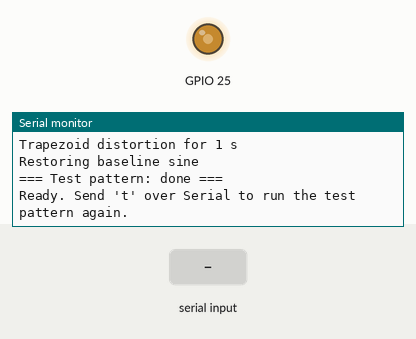
Simulated run of this sketch. Board: ESP32. Shown: output pins drawn as LEDs (lit = HIGH), the last lines printed to the serial monitor. Inputs (shaded band) come from the test bench. I2S audio is not simulated (input reads silence).

Above: at 10.4 s.
10.5 s: "s" received over Serial
At 19.1 s:
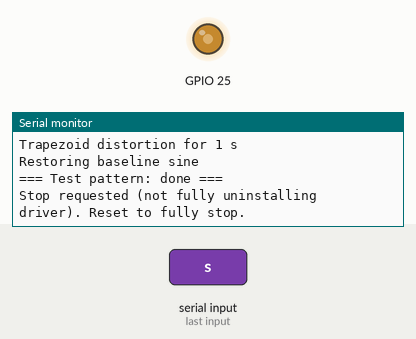
19.7 s: "r" received over Serial
At 27.9 s:
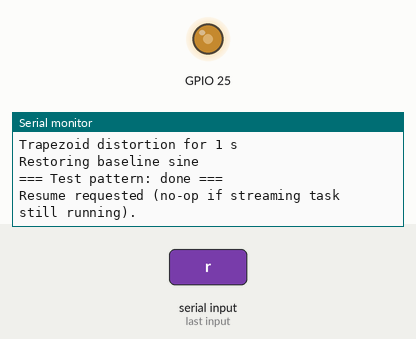

The sketch:

50hz_hyper2.ino
```cpp
// Pure-integer Bresenham-style phase stepping for ESP32 I2S->DAC
// - No per-sample float.
// - Frequency stored as integer micro-Hz (SCALE = 1'000'000).
// - Bresenham: step_numer/denom with remainder distributed by 'err' accumulator.
// - Integer linear interpolation using frac16 = (err * 65536) / denom.
// Measure on GPIO25 (DAC1). Serial 115200.

#include <Arduino.h>
#include <WiFi.h>
#include "driver/i2s.h"

#if defined(I2S_DAC_CHANNEL_BOTH_EN)
  #define HAVE_I2S_DAC_BOTH 1
#endif

// ---------------- CONFIG ----------------
const int BASE_FREQ_HZ       = 50;         // baseline output frequency
const int WAVETABLE_SIZE     = 200;        // table resolution for one cycle
const int I2S_SAMPLE_RATE    = 48000;      // fixed hardware sample rate
const int CHUNK_FRAMES       = 256;        // frames per i2s_write() (adjustable)
const int DAC_CHANNEL        = 1;          // 1 -> GPIO25 (DAC1)
const int CPU_FREQ_MHZ       = 240;
// ratio scale to represent frequency as integer micro-hertz (precision)
const uint32_t SCALE = 1000000u;           // 1e6 (microHz)
// -----------------------------------------

enum WaveformMode { WM_SINE = 0, WM_TRAPEZOID = 1 };

static int16_t wavetable[WAVETABLE_SIZE];                 // int16 table -32767..32767
static volatile float currentFreq = BASE_FREQ_HZ;         // Hz, updated by test runner
static volatile WaveformMode waveformMode = WM_SINE;

TaskHandle_t streamTask = NULL;

// build int16 sine table [-32767..+32767]
void buildWaveTable() {
  for (int i = 0; i < WAVETABLE_SIZE; ++i) {
    float f = sinf((2.0f * PI * (float)i) / (float)WAVETABLE_SIZE);
    int32_t s = (int32_t)roundf(f * 32767.0f);
    if (s > 32767) s = 32767;
    if (s < -32767) s = -32767;
    wavetable[i] = (int16_t)s;
  }
}

// integer trapezoid using integer phase components (cheap fallback)
static inline int16_t trapezoidFromPhaseIdxAndErr(uint32_t idx, uint64_t err, uint64_t denom) {
  // Compute fractional p = (idx + err/denom) / WAVETABLE_SIZE
  // We will compute p as double only inside this function since trapezoid is rare.
  double frac = ((double)idx + (double)err / (double)denom) / (double)WAVETABLE_SIZE; // 0..1
  double p = fmod(frac, 1.0);
  float out;
  if (p < 0.20f) {
    float t = p / 0.20f;
    out = -1.0f + 2.0f * t;
  } else if (p < 0.50f) {
    out = 1.0f;
  } else if (p < 0.70f) {
    float t = (p - 0.50f) / 0.20f;
    out = 1.0f - 2.0f * t;
  } else {
    out = -1.0f;
  }
  int32_t s = (int32_t)roundf(out * 32767.0f);
  return (int16_t)s;
}

// convert int16 waveform (-32767..32767) to 8-bit DAC word in high byte of 16-bit word
inline uint16_t waveToI2SWord_int16(int32_t v_signed16) {
  // map -32767..+32767 -> 0..255
  uint32_t u = (uint32_t)(v_signed16 + 32768); // 0..65535
  uint8_t dac8 = (uint8_t)(u >> 8); // top 8 bits
  return (uint16_t)(dac8 << 8);
}

// configure I2S once at fixed sample rate (kept same as original)
bool configureI2S_fixedRate() {
  i2s_driver_uninstall(I2S_NUM_0);

  i2s_config_t i2s_config = {
    .mode = (i2s_mode_t)(I2S_MODE_MASTER | I2S_MODE_TX | I2S_MODE_DAC_BUILT_IN),
    .sample_rate = I2S_SAMPLE_RATE,
    .bits_per_sample = I2S_BITS_PER_SAMPLE_16BIT,
    .channel_format = I2S_CHANNEL_FMT_RIGHT_LEFT,
    .communication_format = I2S_COMM_FORMAT_I2S_MSB,
    .intr_alloc_flags = ESP_INTR_FLAG_LEVEL1,
    .dma_buf_count = 4,
    .dma_buf_len = 512 / 2,
    .use_apll = false,
    .tx_desc_auto_clear = true
  };

  esp_err_t err = i2s_driver_install(I2S_NUM_0, &i2s_config, 0, NULL);
  if (err != ESP_OK) {
    Serial.print("i2s_driver_install failed: ");
    Serial.println((int)err);
    return false;
  }

  i2s_pin_config_t pin_config;
  memset(&pin_config, 0, sizeof(pin_config));
  i2s_set_pin(I2S_NUM_0, &pin_config);

  #ifdef HAVE_I2S_DAC_BOTH
    i2s_set_dac_mode(I2S_DAC_CHANNEL_BOTH_EN);
    Serial.println("i2s_set_dac_mode: BOTH");
  #else
    if (DAC_CHANNEL == 1) {
      i2s_set_dac_mode(I2S_DAC_CHANNEL_LEFT_EN);
      Serial.println("i2s_set_dac_mode: LEFT (DAC1)");
    } else {
      i2s_set_dac_mode(I2S_DAC_CHANNEL_RIGHT_EN);
      Serial.println("i2s_set_dac_mode: RIGHT (DAC2)");
    }
  #endif

  i2s_zero_dma_buffer(I2S_NUM_0);
  return true;
}

// streaming task: pure integer Bresenham stepping + integer interpolation
void i2s_stream_task(void *arg) {
  Serial.println("Stream task started (pure-integer Bresenham)");
  const size_t wordsPerFrame = 2; // L + R
  const size_t chunkWords = (size_t)CHUNK_FRAMES * wordsPerFrame;
  uint16_t *buf = (uint16_t*)malloc(chunkWords * sizeof(uint16_t));
  if (!buf) {
    Serial.println("Stream task: failed to allocate chunk buffer");
    vTaskDelete(NULL);
    return;
  }

  // Bresenham state:
  uint32_t phase_idx = 0;   // integer wavetable index [0 .. WAVETABLE_SIZE-1]
  uint64_t err = 0;         // remainder accumulator, < denom

  // denominator (constant): I2S_SAMPLE_RATE * SCALE
  const uint64_t denom = (uint64_t)I2S_SAMPLE_RATE * (uint64_t)SCALE;

  // per-chunk step parameters:
  uint64_t step_numer = (uint64_t)WAVETABLE_SIZE * (uint64_t)((uint64_t)BASE_FREQ_HZ * (uint64_t)SCALE); // initialize
  uint64_t q = 0;
  uint64_t rem = 0;

  while (1) {
    // snapshot freq and mode
    float freq_f = currentFreq;
    WaveformMode mode = waveformMode;

    // compute integer numerator step using micro-Hz scale (one division / chunk only)
    // step_numer = WAVETABLE_SIZE * freq_microHz
    uint64_t freq_micro = (uint64_t) ( (double)freq_f * (double)SCALE + 0.5 );
    step_numer = (uint64_t)WAVETABLE_SIZE * freq_micro;

    // compute quotient and remainder for Bresenham
    q = step_numer / denom;    // integer table index increment per sample
    rem = step_numer % denom;  // remainder to accumulate (err)

    // Safety: keep rem < denom, q can be 0 for low frequencies
    // Fill chunk
    for (int n = 0; n < CHUNK_FRAMES; ++n) {
      int32_t sample_int16;

      if (mode == WM_SINE) {
        // Bresenham index stepping
        phase_idx += (uint32_t)q;

        err += rem;
        if (err >= denom) {
          phase_idx++;
          err -= denom;
        }

        // wrap phase_idx
        if (phase_idx >= (uint32_t)WAVETABLE_SIZE) phase_idx %= (uint32_t)WAVETABLE_SIZE;

        // linear interpolation fraction derived from err:
        // compute frac16 = (err * 65536) / denom  (0..65535)
        uint32_t frac16 = (uint32_t)((__uint128_t)err * 65536u / denom); // use 128 for safety if available
        // get indices
        uint32_t i0 = phase_idx;
        uint32_t i1 = (i0 + 1 >= (uint32_t)WAVETABLE_SIZE) ? 0 : (i0 + 1);
        int32_t a = (int32_t)wavetable[i0];
        int32_t b = (int32_t)wavetable[i1];
        // interp = (a * (65536 - frac) + b * frac) >> 16
        int32_t interp = (int32_t)((((int64_t)a * (65536u - frac16)) + ((int64_t)b * frac16)) >> 16);
        sample_int16 = interp;
      } else {
        // trapezoid: we need a fractional p to place the trapezoid correctly
        // use current phase_idx and err to compute trapezoid function (function internally uses double)
        sample_int16 = (int32_t)trapezoidFromPhaseIdxAndErr(phase_idx, err, denom);

        // advance phase by q/rem same as sine (stay consistent)
        phase_idx += (uint32_t)q;
        err += rem;
        if (err >= denom) {
          phase_idx++;
          err -= denom;
        }
        if (phase_idx >= (uint32_t)WAVETABLE_SIZE) phase_idx %= (uint32_t)WAVETABLE_SIZE;
      }

      // convert to I2S word
      uint16_t word = waveToI2SWord_int16(sample_int16);
      buf[2*n + 0] = word; // left
      buf[2*n + 1] = word; // right
    }

    // write to I2S (blocks until DMA accepts)
    size_t bytesToWrite = chunkWords * sizeof(uint16_t);
    size_t bytesWritten = 0;
    esp_err_t err_write = i2s_write(I2S_NUM_0, (const char*)buf, bytesToWrite, &bytesWritten, portMAX_DELAY);
    if (err_write != ESP_OK) {
      Serial.print("i2s_write error: ");
      Serial.println((int)err_write);
      vTaskDelay(pdMS_TO_TICKS(50));
    } else if (bytesWritten != bytesToWrite) {
      Serial.print("Partial write: ");
      Serial.print(bytesWritten);
      Serial.print(" / ");
      Serial.println(bytesToWrite);
    }
    // continue producing chunks
  }

  free(buf);
  vTaskDelete(NULL);
}

// Run one test pattern (same as original)
void runTestPatternOnce() {
  Serial.println("=== Test pattern: start ===");
  // +1 Hz for 2s
  Serial.println("Drift +1 Hz for 2 s");
  waveformMode = WM_SINE;
  currentFreq = (float)BASE_FREQ_HZ + 1.0f;
  vTaskDelay(pdMS_TO_TICKS(2000));

  // -1 Hz for 2s
  Serial.println("Drift -1 Hz for 2 s");
  currentFreq = (float)BASE_FREQ_HZ - 1.0f;
  vTaskDelay(pdMS_TO_TICKS(2000));

  // baseline 1s
  Serial.println("Baseline for 1 s");
  currentFreq = (float)BASE_FREQ_HZ;
  vTaskDelay(pdMS_TO_TICKS(1000));

  // trapezoid 1s
  Serial.println("Trapezoid distortion for 1 s");
  waveformMode = WM_TRAPEZOID;
  currentFreq = (float)BASE_FREQ_HZ;
  vTaskDelay(pdMS_TO_TICKS(1000));

  // restore
  Serial.println("Restoring baseline sine");
  waveformMode = WM_SINE;
  currentFreq = (float)BASE_FREQ_HZ;
  Serial.println("=== Test pattern: done ===");
}

void setup() {
  Serial.begin(115200);
  delay(10);
  Serial.println("\nESP32 I2S->DAC pure-integer Bresenham");

  Serial.println("Sanity: dacWrite midscale for 200 ms on GPIO25");
  dacWrite(25, 127);
  delay(200);

  setCpuFrequencyMhz(CPU_FREQ_MHZ);

  WiFi.disconnect(true);
  WiFi.mode(WIFI_OFF);
  delay(10);

  buildWaveTable();

  if (!configureI2S_fixedRate()) {
    Serial.println("I2S configuration failed. Abort.");
    while (1) delay(1000);
  }

  BaseType_t t = xTaskCreatePinnedToCore(i2s_stream_task, "i2s_stream", 8192, NULL, 5, &streamTask, 1);
  if (t != pdPASS) {
    Serial.println("Failed to create stream task. Abort.");
    while (1) delay(1000);
  }

  Serial.print("I2S sample rate: "); Serial.println(I2S_SAMPLE_RATE);
  Serial.print("Wavetable size: "); Serial.println(WAVETABLE_SIZE);
  Serial.print("Chunk frames: "); Serial.println(CHUNK_FRAMES);
  Serial.println("Streaming baseline. Test pattern will run automatically in 3 s.");
  vTaskDelay(pdMS_TO_TICKS(3000));

  runTestPatternOnce();

  Serial.println("Ready. Send 't' over Serial to run the test pattern again.");
}

void loop() {
  if (Serial.available()) {
    char c = Serial.read();
    if (c == 't' || c == 'T') {
      runTestPatternOnce();
    } else if (c == 's') {
      Serial.println("Stop requested (not fully uninstalling driver). Reset to fully stop.");
    } else if (c == 'r') {
      Serial.println("Resume requested (no-op if streaming task still running).");
    }
  }
  // keep the test repeating occasionally as you had
  vTaskDelay(pdMS_TO_TICKS(3000));
  runTestPatternOnce();
  vTaskDelay(pdMS_TO_TICKS(50));
}
```

Measured:
- after the input at 10.5 s, the serial monitor: prints a new line after 7.8 s (image 1)
- after the input at 19.7 s, the serial monitor: prints a new line after 7.6 s (image 2)
